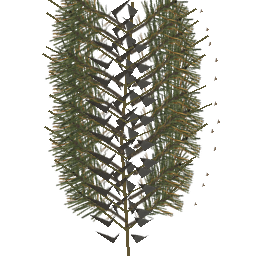
#> input picture data/art/trees/spray-pine.png, 256 x 256 px, found by its file name
$ python conifer_mesh.py
#> lines starting #> are read from the running program, lines starting #| are printed output that depends on the picture
### lab/crown_clusters.py
"""Bake woodland leaf clusters using the bundled botanical photographs and branch geometry.

Run from the project root with Python 3 and Pillow. The same branch endpoints and cluster
centres drive every detail level so driving towards a tree does not change its branching.
"""
from array import array
import json
import math
from pathlib import Path
import random
import struct
from PIL import Image, ImageOps

DATA = Path("game/data")
ART = Path("game/art")


# [65 lines left out: functions make_texture, load_mesh, not called in this run]


def normalize(v):
    length = max(.000001,math.sqrt(sum(i*i for i in v)))
    return tuple(i/length for i in v)


# [37 lines left out: functions leaf_points, cluster_sites, not called in this run]


def add_cards(sites,kind,lod):
    pos,nor,uv,col,indices=[],[],[],[],[]
    for number,((x,y,z),width,height,phase,brightness,quadrant) in enumerate(sites):
        # Inclined, curved branch fans avoid the upright cut-paper edges of crossed tree cards.
        tilt = .34*math.sin(number*1.731) + (.30 if kind=='pine' else .08)
        planes=(4,3,3)[lod]
        for face in range(planes):
            angle=phase+face*math.pi/planes
            c,s=math.cos(angle), math.sin(angle)
            # A recessed centre and drooping corners form a folded spray with a real depth profile.
            base=len(pos)
            for row,v in enumerate((-1.,0.,1.)):
                for column,u in enumerate((-1.,0.,1.)):
                    oy = v*height*1.37 - abs(u)*height*.19 + u*math.sin(phase+face)*height*.35
                    depth=width*(.50*(1.-abs(u))+(tilt+.14*face)*v+(.10 if face%2==0 else -.10))
                    px=x+c*u*width*1.54-s*depth
                    pz=z+s*u*width*1.54+c*depth
                    py=y+oy
                    pos.append((px,py,pz))
                    # Rounded crown normals keep neighboring sheets under consistent sunlight.
                    nor.append(normalize((x*.70+(px-x)*2.0,(y-.48)*1.50+(py-y)*2.4+.09,z*.70+(pz-z)*2.0)))
                    shade=(.63+.37*min(1,max(0,(y-.16)/.80)))*brightness*(.90+.10*(v+1)*.5)
                    col.append((shade,shade,shade,1.))
                    uv.append(((quadrant%2+(u+1)*.5)*.5,(quadrant//2+(1.-v)*.5)*.5))
            if lod==2:
                indices.extend(base+k for k in [0,2,4,2,8,4,8,6,4,6,0,4])
            else:
                for q in (0,1,3,4):
                    k=base+q
                    indices.extend([k,k+1,k+3,k+1,k+4,k+3])
    return pos,nor,uv,col,indices


# [52 lines left out: functions distant_wood, wood, not called in this run]


def export(path,surfaces):
    blob=bytearray(); views=[]; accessors=[]; prims=[]
    def attribute(rows,fmt,width,index=False):
        n=len(rows)
        values=array(fmt,rows if index else (v for row in rows for v in row)).tobytes()
        views.append(dict(buffer=0,byteOffset=len(blob),byteLength=len(values),target=34963 if index else 34962))
        blob.extend(values);blob.extend(bytes(-len(blob)%4))
        acc=dict(bufferView=len(views)-1,componentType=5126 if fmt=='f' else 5125,count=n,type='SCALAR' if index else f'VEC{width}')
        if width==3:
            acc.update(min=list(map(min,zip(*rows))),max=list(map(max,zip(*rows))))
        accessors.append(acc)
        return len(accessors)-1
    for pos,normal,uv,colors,ind in surfaces:
        attrs=dict(POSITION=attribute(pos,'f',3),NORMAL=attribute(normal,'f',3),TEXCOORD_0=attribute(uv,'f',2))
        if colors: attrs['COLOR_0']=attribute(colors,'f',4)
        prims.append(dict(attributes=attrs,indices=attribute(ind,'I',1,True),material=len(prims)))
    doc=dict(asset=dict(version='2.0'),scene=0,scenes=[dict(nodes=[0])],nodes=[dict(mesh=0)],meshes=[dict(primitives=prims)],materials=[dict(doubleSided=True) for _ in prims],buffers=[dict(byteLength=len(blob))],bufferViews=views,accessors=accessors)
    js=json.dumps(doc,separators=(',',':')).encode();js+=b' '*(-len(js)%4)
    path.write_bytes(struct.pack('<4sII',b'glTF',2,28+len(js)+len(blob))+struct.pack('<I4s',len(js),b'JSON')+js+struct.pack('<I4s',len(blob),b'BIN\0')+blob)


# [19 lines that do not run on import are left out]

### lab/forest-form/conifer_mesh.py
"""A three-dimensional tapered conifer crown with whorled, folded needle-bearing branches."""
import math
from pathlib import Path
import random
import sys
from PIL import Image, ImageDraw, ImageOps

sys.path.insert(0,str(Path(__file__).resolve().parents[1]))
from crown_clusters import export, normalize, add_cards
DATA=Path(__file__).resolve().parents[2]/"game"/"data"


def needle_fan():
    src=Image.open(DATA/"spray-pine.png").convert("RGBA")
#> src is the input picture: PIL image 256x256 RGBA; mean R, G, B, A 33.2, 32.2, 22.4, 88.8
    alpha=src.getchannel("A")
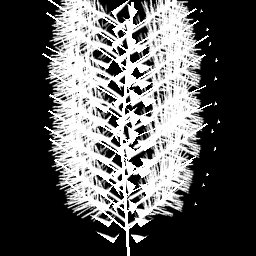
#> alpha: PIL image 256x256 L; min 0, max 255, mean 88.8
    grey=ImageOps.autocontrast(ImageOps.grayscale(src),cutoff=1,mask=alpha.point(lambda v:255 if v>170 else 0))
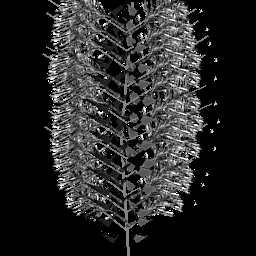
#> grey: PIL image 256x256 L; min 0, max 255, mean 38.9
    src=ImageOps.colorize(grey,(27,33,24),(151,158,110)).convert("RGBA")
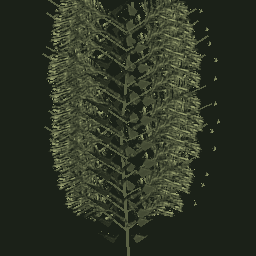
#> src: PIL image 256x256 RGBA; mean R, G, B, A 45.7, 51.9, 36.9, 255
    src.putalpha(alpha)
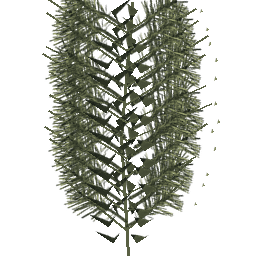
#> src: PIL image 256x256 RGBA; mean R, G, B, A 45.7, 51.9, 36.9, 88.8; transparent parts drawn white
    rng=random.Random(250)
    im=Image.new("RGBA",(192,256))
#> im: PIL image 192x256 RGBA; every value is 0
    draw=ImageDraw.Draw(im)
    draw.line([(98,251),(92,130),(100,8)],fill=(92,84,61,255),width=3)
    for j in range(23):
        y=239-j*10
        t=(j+.5)/23
        span=math.sin(math.pi*t)**.8 * (1-.32*t)
        for side in (-1,1):
            angle=side*(28+34*span+rng.uniform(-17,17))
            w=round(5+rng.uniform(8,15)*span);h=round(24+rng.uniform(41,72)*span)
            piece=src.resize((w,h),Image.Resampling.LANCZOS).rotate(-angle,resample=Image.Resampling.BICUBIC,expand=True)
            x=96+math.sin(math.radians(angle))*.46*h;cy=y-math.cos(math.radians(angle))*.46*h
            im.alpha_composite(piece,(round(x-piece.width*.5),round(cy-piece.height*.5)))
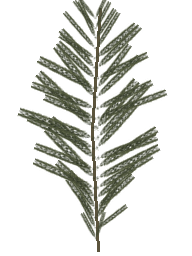
#> im: PIL image 192x256 RGBA; mean R, G, B, A 22.9, 24.8, 17, 52; transparent parts drawn white
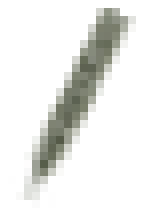
#> piece: PIL image 18x27 RGBA (shown 8 times larger); mean R, G, B, A 19.1, 20.5, 14.4, 31.4; transparent parts drawn white
    im.save(DATA/"forest-needle-fan.png",optimize=True)


def surface():
    return [],[],[],[],[]


def tube(mesh,start,end,r0,r1,sides):
    p,n,uv,col,idx=mesh
    base=len(p)
    dx,dy,dz=normalize(tuple(e-s for e,s in zip(end,start)))
    if abs(dy)>.95:u=(1,0,0)
    else:u=normalize((-dz,0,dx))
    v=(dy*u[2]-dz*u[1],dz*u[0]-dx*u[2],dx*u[1]-dy*u[0])
    for level,(pivot,r) in enumerate(((start,r0),(end,r1))):
        for k in range(sides):
            a=math.tau*k/sides
            d=tuple(math.cos(a)*u[i]+math.sin(a)*v[i] for i in range(3))
            p.append(tuple(pivot[i]+r*d[i] for i in range(3)));n.append(d);uv.append((k/sides,level));col.append((1,1,1,1))
    for k in range(sides):
        i=base+k;j=base+(k+1)%sides
        idx.extend((i,i+sides,j,j,i+sides,j+sides))


def mesh(lod):
    wood,needles=surface(),surface()
    tube(wood,(0,0,0),(.005,1.,-.004),.018, .0008,7 if lod<2 else 4)
    p,n,uv,col,idx=needles
    randomizer=random.Random(7310)
    core_sites=[]
    total=22
    for j in range(total):
        t=j/(total-1)
        # An open lower bole and taper to one terminal leader. Radius is normalized below.
        y=.13+.844*t
        radius=.52*(1.-t)**.86*min(1.,.58+3.8*t)+.014
        count=round(12-6*t)
        azimuth=randomizer.random()*math.tau
        for k in range(count):
            a=azimuth+math.tau*(k+randomizer.uniform(-.20,.20))/count
            rad=radius*randomizer.uniform(.83,1.10)
            root_y=y+randomizer.uniform(-.037,.037)*(1.-t)
            droop=randomizer.uniform(-.08,.13)*(1.-.77*t)
            tilt=randomizer.uniform(-.98,.98)
            plunge=randomizer.uniform(.14,.46)
            lateral=randomizer.uniform(-.14,.14)*rad
            light=randomizer.uniform(.74,1.08)
            if lod==2 and j%4==1: continue
            if lod==1 and j%5==1: continue
            ca,sa=math.cos(a),math.sin(a)
            if k%2==0 and j%2==0 and (lod<2 or (j%4==0 and k%4==0)):
                # A dark, porous interior sits behind separate outer needle sprays.
                extent=.31*rad
                core_sites.append(((ca*rad*.46,y-droop*.28,sa*rad*.46),extent,.11*(1.-.78*t),
                                   a,.62+.27*t,k%4))
            if lod==0:
                tube(wood,(.003,root_y,0),(ca*rad*.84,root_y-droop*.79,sa*rad*.84),.0035*(1.-.70*t),.0005,3)
            base=len(p)
            # Each branch is a folded fan. At the crest of the fold needles sit
            # higher than either edge; the ends lift without forming horizontal tiers.
            for s in ((0.,1.) if lod==2 else (0.,.52,1.)):
                lateral_offset=lateral*math.sin(s*math.pi)
                center_y=root_y-droop*(1.38*s-.55*s*s)+.006*t*s
                half_width=(.42 if lod==2 else .25+.26*math.sin(math.pi*(.04+s*.87)))*rad
                for q in (-1,0,1):
                    side=half_width*q+lateral_offset
                    py=center_y+q*half_width*tilt-abs(q)*half_width*plunge
                    p.append((ca*rad*s-sa*side+.005*t,py,sa*rad*s+ca*side-.004*t))
                    n.append(normalize((ca*.56-sa*q*.43,.65+ .20*(q==0),sa*.56+ca*q*.43)))
                    uv.append(((q+1)*.5,1.-s))
                    shade=(.74+.23*s)*light
                    col.append((shade,shade,shade,1.))
            for i in ((0,1) if lod==2 else (0,1,3,4)):
                idx.extend((base+i,base+i+3,base+i+1,base+i+1,base+i+3,base+i+4))
    pts=needles[0]
    span=max(max(p[a] for p in pts)-min(p[a] for p in pts) for a in (0,2))
    core=add_cards(core_sites,"pine",lod)
    for surf in [wood,needles,core]:
        # Raise the leaf-bearing branches above the bole with a continuous remap.
        # The tapered main trunk alone runs from the original anchor to the measured top.
        trunk_vertices = (14 if lod<2 else 8) if surf is wood else 0
        surf[0][:]=[(x/span,max(0.,min(1.,y)) if k<trunk_vertices else .165+.835*y,z/span) for k,(x,y,z) in enumerate(surf[0])]
    export(DATA/f"forest-conifer-{lod}.meshdata",[wood,needles,core])
    print(lod,sum(len(s[4])//3 for s in (wood,needles,core)))


if __name__=="__main__":
    needle_fan()
    for lod in range(3):mesh(lod)

$ run again, with data/art/trees/cluster-pine.png copied over data/art/trees/spray-pine.png
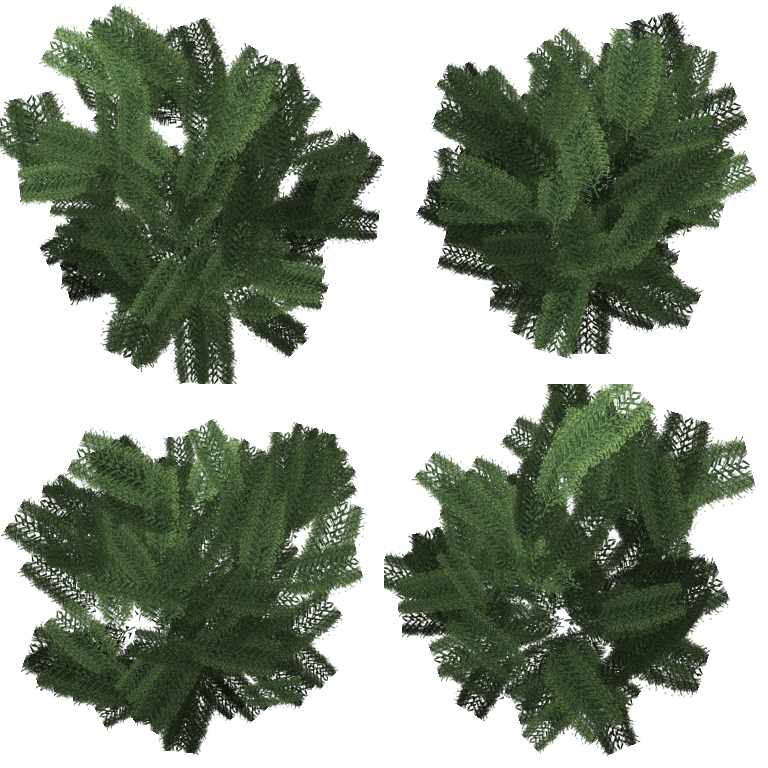
#> input picture data/art/trees/cluster-pine.png, 768 x 768 px, found by its file name
#> in needle_fan, src is the input picture: PIL image 768x768 RGBA; mean R, G, B, A 29.3, 39, 23.3, 134.5
#> after the loop in needle_fan, `for j in range(23):`:
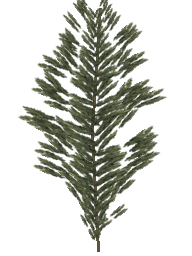
#> im: PIL image 192x256 RGBA; mean R, G, B, A 24.9, 27.1, 18.8, 68.7; transparent parts drawn white
#> after the loop in needle_fan, `for j in range(23):`:
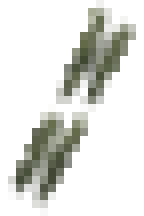
#> piece: PIL image 18x27 RGBA (shown 8 times larger); mean R, G, B, A 21.1, 22.9, 15.8, 45.1; transparent parts drawn white

$ run again, with data/art/trees/spray-leaf.png copied over data/art/trees/spray-pine.png
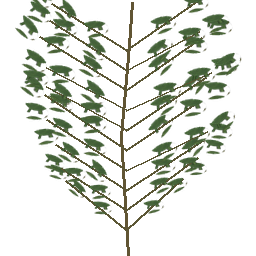
#> input picture data/art/trees/spray-leaf.png, 256 x 256 px, found by its file name
#> in needle_fan, src is the input picture: PIL image 256x256 RGBA; mean R, G, B, A 18.2, 23, 13.1, 48.7
#> after the loop in needle_fan, `for j in range(23):`:
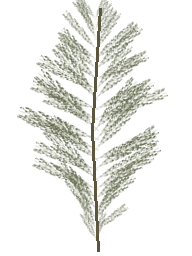
#> im: PIL image 192x256 RGBA; mean R, G, B, A 30.4, 32.4, 22.1, 32.9; transparent parts drawn white
#> after the loop in needle_fan, `for j in range(23):`:
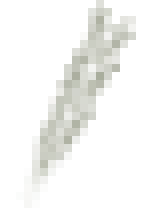
#> piece: PIL image 18x27 RGBA (shown 8 times larger); mean R, G, B, A 25.8, 27.7, 18.7, 17; transparent parts drawn white
